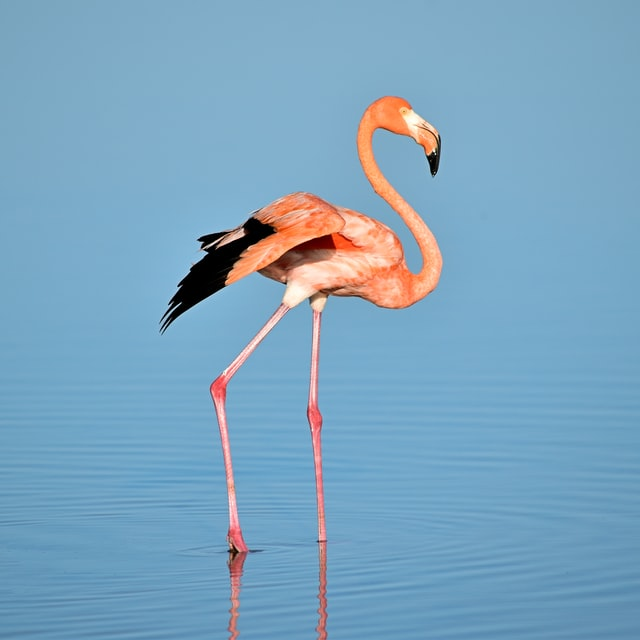
#> input picture 1_Image_Basics/images/flemingo.jpg, 640 x 640 px
$ jupyter execute Image_Basics.ipynb
#> lines starting #> are read from the running program, lines starting #| are printed output that depends on the picture; after the words box and inside, x2 and y2 are one past the last pixel; in counts of white or black regions, pixels touching at a corner belong together
[cell 1]
# [4 lines of commented-out code are left out]

# Load, Display, Save

[cell 2]
import numpy as np
import cv2

## Load an image

[cell 3]
img1 = cv2.imread('./images/flemingo.jpg')
#> img1 is the input picture: shape (640, 640, 3); mean B, G, R 191.3, 164.6, 123.7

[cell 4]
print(img1)
#> (printed output is left out)

[cell 5]
img1.shape
#> Out = (640, 640, 3)

## Display an image

[cell 6]
cv2.imshow('example',img1)
cv2.waitKey(10000) # millseconds
cv2.destroyAllWindows()

[cell 7]
cv2.imshow('example',img1)
cv2.waitKey(0) # 0 is the special value that means "forever"
cv2.destroyAllWindows()

## Save an image

[cell 8]
cv2.imwrite('./images/example.png',img1)
#> Out = True

# Convert Color

## Color Space

[cell 9]
b,g,r = cv2.split(img1)
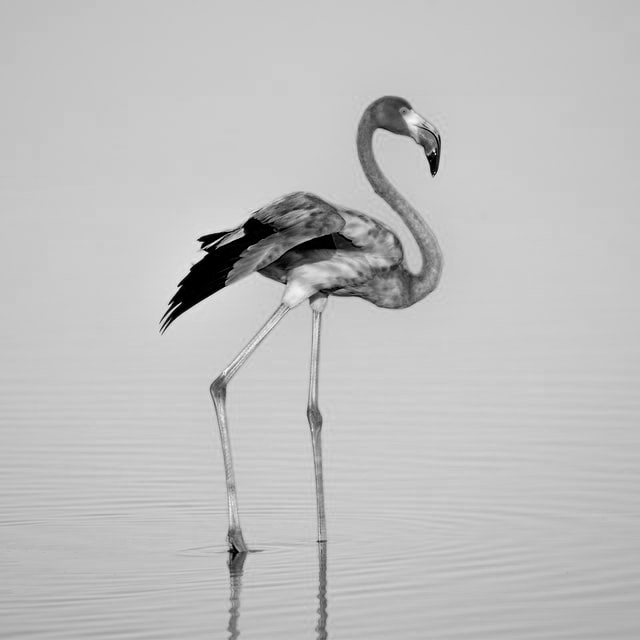
#> b: shape (640, 640); min 0, max 248, mean 191.3
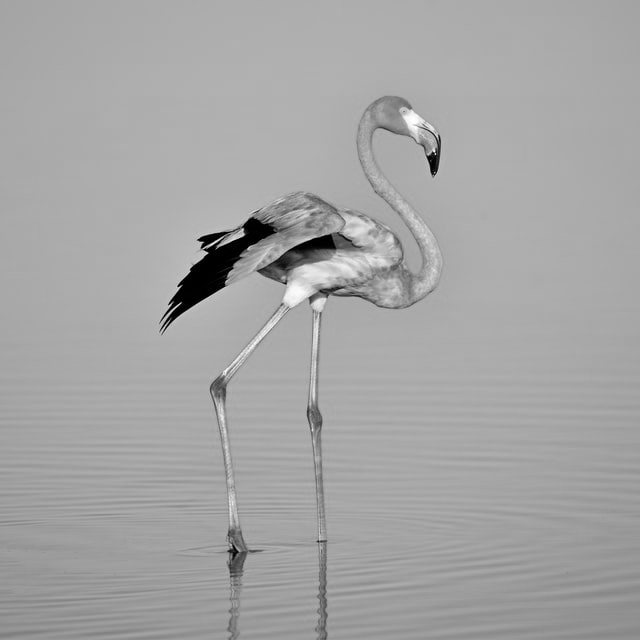
#> g: shape (640, 640); min 0, max 255, mean 164.6
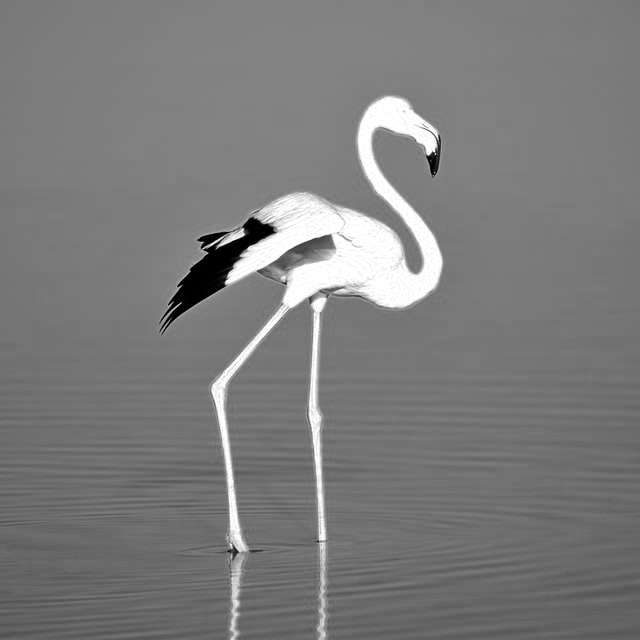
#> r: shape (640, 640); min 0, max 255, mean 123.7

[cell 10]
b

[cell 11]
cv2.imshow('color',img1)
cv2.imshow('blue',b)
cv2.imshow('red',r)
cv2.imshow('green',g)
cv2.waitKey(0)
cv2.destroyAllWindows()

## Color Converter

[cell 12]
img1_rgb = cv2.cvtColor(img1,cv2.COLOR_BGR2RGB)

[cell 13]
img1_rgb

[cell 14]
# grayscale
gray = cv2.cvtColor(img1,cv2.COLOR_BGR2GRAY)
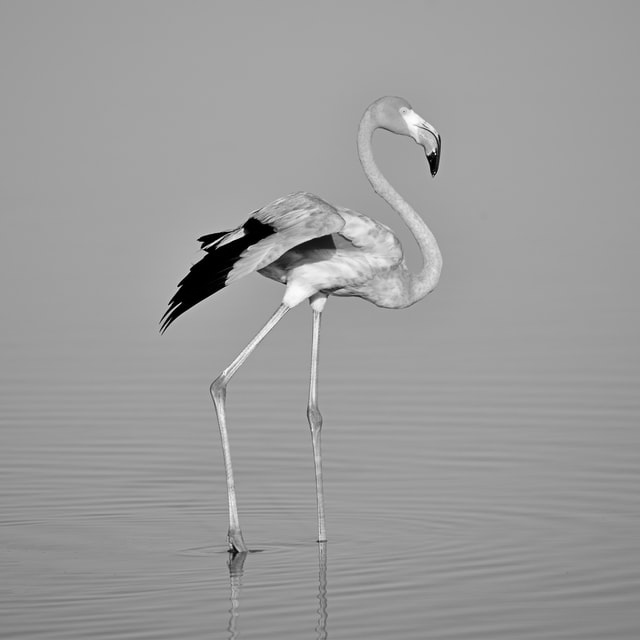
#> gray: shape (640, 640); min 0, max 254, mean 155.5

[cell 15]
gray

[cell 16]
cv2.imshow('color_bgr',img1)
cv2.imshow('color_rgb',img1_rgb)
cv2.imshow('gray',gray)
cv2.waitKey(0)
cv2.destroyAllWindows()

[cell 17]
cv2.imwrite('./images/GRAY.png',gray)
#> Out = True

# Accessing And Manipulate Pixels

[cell 18]
img2 = cv2.imread('./images/bird.jpg')
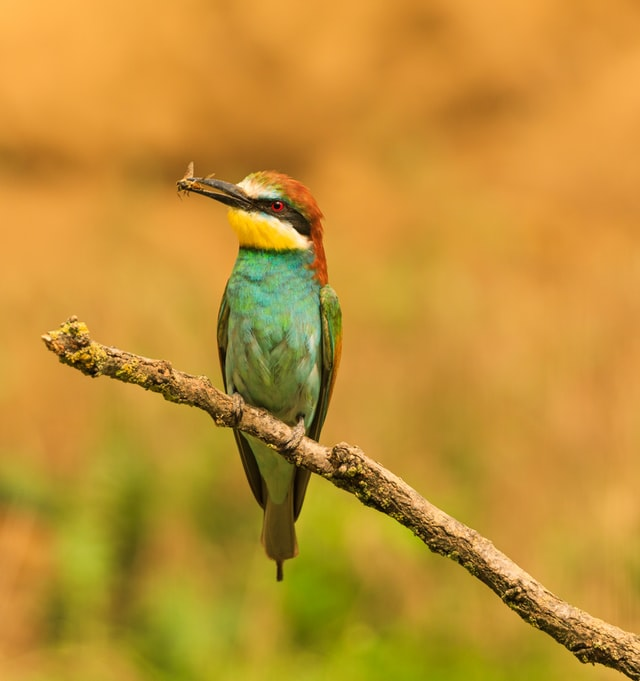
#> input picture 1_Image_Basics/images/bird.jpg, 640 x 681 px
#> img2 is the input picture: shape (681, 640, 3); mean B, G, R 50.7, 144.7, 193.4

[cell 19]
def display(winname,image):
    cv2.imshow(winname,image)
    cv2.waitKey(0)
    cv2.destroyAllWindows()

[cell 20]
display('winname',img2)

[cell 21]
img2.shape
#> Out = (681, 640, 3)

[cell 22]
type(img2)

[cell 23]
# acess first 100 rows and 100 columns
corners = img2[0:100,0:100]
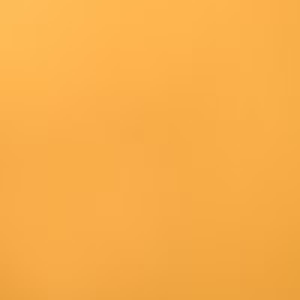
#> corners: shape (100, 100, 3) (shown 3 times larger); mean B, G, R 74, 174.1, 248.5

[cell 24]
display('corner',corners)

[cell 25]
cv2.imshow('original',img2)
cv2.imshow('cornor',corners)
cv2.waitKey(0)
cv2.destroyAllWindows()

[cell 26]
# change first 100 rows and 100 columns to green color
green = (0,255,0)
img2[0:100,0:100] = green
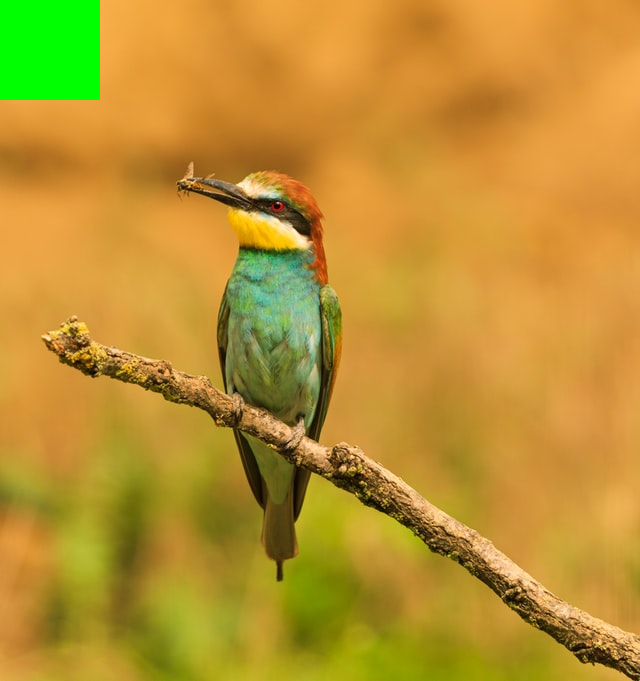
#> img2: shape (681, 640, 3); 2.29% of pixels changed, all inside (x1, y1, x2, y2) = (0, 0, 100, 100)

[cell 27]
display('manipulate',img2)
